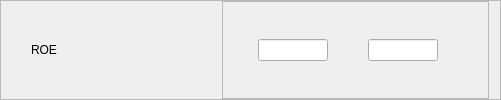
              <widget class="QFrame" name="fROE">
               <property name="frameShape">
                <enum>QFrame::StyledPanel</enum>
               </property>
               <property name="frameShadow">
                <enum>QFrame::Raised</enum>
               </property>
               <layout class="QHBoxLayout" name="horizontalLayout_72">
                <property name="leftMargin">
                 <number>30</number>
                </property>
                <property name="topMargin">
                 <number>0</number>
                </property>
                <property name="bottomMargin">
                 <number>0</number>
                </property>
                <item>
                 <widget class="QLabel" name="label_48">
                  <property name="minimumSize">
                   <size>
                    <width>185</width>
                    <height>0</height>
                   </size>
                  </property>
                  <property name="maximumSize">
                   <size>
                    <width>185</width>
                    <height>150</height>
                   </size>
                  </property>
                  <property name="styleSheet">
                   <string notr="true">font: 14pt &quot;Segoe UI&quot;;</string>
                  </property>
                  <property name="text">
                   <string>ROE</string>
                  </property>
                  <property name="alignment">
                   <set>Qt::AlignLeading|Qt::AlignLeft|Qt::AlignVCenter</set>
                  </property>
                 </widget>
                </item>
                <item>
                 <widget class="QFrame" name="frame_52">
                  <property name="frameShape">
                   <enum>QFrame::StyledPanel</enum>
                  </property>
                  <property name="frameShadow">
                   <enum>QFrame::Raised</enum>
                  </property>
                  <layout class="QHBoxLayout" name="horizontalLayout_73">
                   <property name="spacing">
                    <number>0</number>
                   </property>
                   <property name="leftMargin">
                    <number>35</number>
                   </property>
                   <property name="topMargin">
                    <number>0</number>
                   </property>
                   <property name="rightMargin">
                    <number>50</number>
                   </property>
                   <property name="bottomMargin">
                    <number>0</number>
                   </property>
                   <item>
                    <widget class="QLineEdit" name="lineEdit_85">
                     <property name="maximumSize">
                      <size>
                       <width>70</width>
                       <height>16777215</height>
                      </size>
                     </property>
                    </widget>
                   </item>
                   <item>
                    <spacer name="horizontalSpacer_35">
                     <property name="orientation">
                      <enum>Qt::Horizontal</enum>
                     </property>
                     <property name="sizeType">
                      <enum>QSizePolicy::Expanding</enum>
                     </property>
                     <property name="sizeHint" stdset="0">
                      <size>
                       <width>40</width>
                       <height>20</height>
                      </size>
                     </property>
                    </spacer>
                   </item>
                   <item>
                    <widget class="QLineEdit" name="lineEdit_86">
                     <property name="maximumSize">
                      <size>
                       <width>70</width>
                       <height>16777215</height>
                      </size>
                     </property>
                    </widget>
                   </item>
                  </layout>
                 </widget>
                </item>
               </layout>
              </widget>
